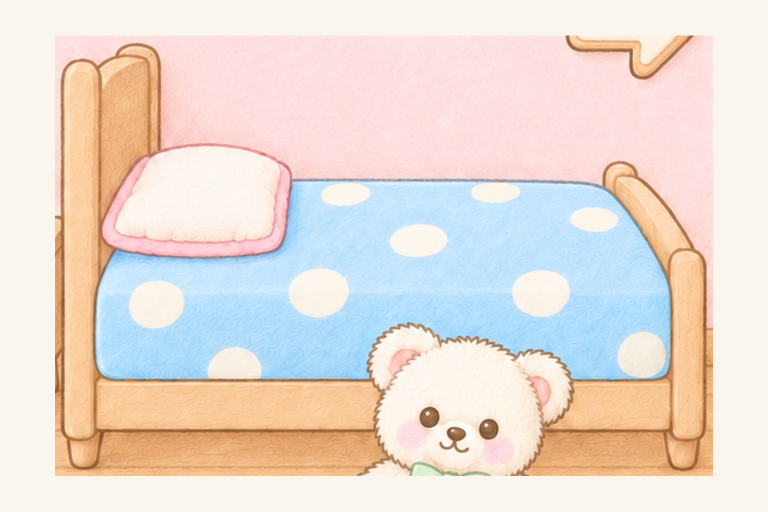
#> input picture art/ref/l4_v6_input/bed.png, 1536 x 1024 px (shown at 1/2 size)
$ python -i sheet_cut.py   (imports and definitions only)
#> lines starting #> are read from the running program, lines starting #| are printed output that depends on the picture
#!/usr/bin/env python3
"""Cắt tờ vẽ thành từng key, dọn alpha, căn các trạng thái của một đồ vật vào cùng khung và điểm neo.

Cần Python 3 + Pillow + numpy. Chạy từ thư mục gốc dự án (không dùng cờ -I).

  python tools/sheet_cut.py cut <file.md> [--sheet TÊN ...] [--src ẢNH] [--out THƯ_MỤC] [--res 1.5]
      Đọc "bảng tờ" trong file .md, cắt mọi tờ (hoặc chỉ các tờ --sheet), lưu từng key:
        mặc định  -> art/out/<thư mục>/<key>.png, ghi điểm neo vào art/out/anchors.json
        có --out  -> <out>/<key>.png và <out>/anchors.json (dùng khi thử)
      Ảnh kiểm tra (chồng 50% các trạng thái, dấu + ở điểm neo, nền kem) ở <đích>/_check/<nhóm>.png.
      Ảnh tờ tìm theo thứ tự: --src, art/out/_sheets/<tờ>.png, art/out/demo/<tờ>.png.

  python tools/sheet_cut.py clean <vào.png> <ra.png> [--ghi-de]
      Chỉ dọn alpha một ảnh (không cắt, không đổi cỡ). Không ghi đè ảnh vào trừ khi có --ghi-de.

  python tools/sheet_cut.py compose <file.md> [--anchors anchors.json] [--bg ẢNH] --out ẢNH_RA [--res 1.5]
      Ghép các key đã cắt lên nền 1024x1536 theo "bảng vị trí" (Key | X | Y [| Cảnh]) trong file .md,
      theo thứ tự dòng (dòng trên nằm dưới), để duyệt tỉ lệ, nét, màu. Không có --bg thì dùng nền kem trơn.
      --canh đầu / --canh lộ: chỉ ghép dòng có cột Cảnh chứa chữ đó (dòng để trống Cảnh luôn ghép).

Bảng tờ (markdown, tên cột phải đúng, thứ tự cột tùy ý; cột có dấu * là bắt buộc):
  | Tờ* | Ô* | Key* | Thư mục* | Nhóm | Neo | Hiển thị | Nét |
  - Tờ: tên tờ, ví dụ l1_pate_sheet (file art/out/_sheets/l1_pate_sheet.png).
  - Ô: x,y,w,h theo px trong tờ, ví dụ 0,0,512,1024.
  - Nhóm: các key cùng nhóm (các trạng thái của một đồ vật) được căn chung khung và chung tỉ lệ.
          Bỏ trống = nhóm riêng của key đó.
  - Neo: đáy | đỉnh | tâm | x,y (px trong tờ). Bỏ trống = đáy.
          đáy  = giữa phần vật ở dải 5% thấp nhất, trên mép đáy (đồ đặt sàn, mèo, nhân vật, chân hơi thơm, gốc que chim, đầu đuôi bong bóng)
          đỉnh = giữa phần vật ở dải 5% cao nhất, trên mép trên (móc đồng hồ, khoen quả lắc, mép trên rèm)
          tâm  = tâm khung bao (bướm, tia nổ, mặt mèo, thảm)
  - Hiển thị: "rộng 85" hoặc "cao 480" = cỡ trong game (khung 1024x1536). Công cụ tự co ảnh về cỡ đó × res.
          Mỗi nhóm cần ít nhất một dòng có Hiển thị; các dòng khác trong nhóm dùng chung tỉ lệ của dòng đó.
  - Nét: độ dày viền ngoài ở chỗ đậm nhất, px trong tờ = 3k (đồ vật, UI) hoặc 2,5k (mèo, nhân vật), không dưới 2k;
          k = cỡ AI thực vẽ ÷ cỡ hiển thị. Chỉ để giao việc cho Codex, công cụ cắt không dùng.
"""
import argparse
import json
import math
import re
import sys
import unicodedata
from pathlib import Path

import numpy as np
from PIL import Image, ImageDraw, ImageFilter

ROOT = Path(__file__).resolve().parent.parent
OUT = ROOT / "art" / "out"
CREAM = (251, 244, 230, 255)
LO, HI = 48, 235          # alpha <= LO -> 0, alpha >= HI -> 255 (ngưỡng Art 2D đề xuất ở A4)
MIN_BLOB = 120            # mảng rời nhỏ hơn số px này (ở cỡ tờ) bị xoá
PAD = 8                   # lề trong suốt quanh khung chung (px ở cỡ xuất)
BAND = 0.05               # dải 5% dùng cho neo đáy/đỉnh


# ---------- đọc bảng markdown ----------

def norm(s):
    s = unicodedata.normalize("NFC", s.strip().strip("`*").strip()).lower()
    return s


# [90 lines left out: functions md_tables, sheet_rows, position_rows, parse_anchor, parse_display, drop_specks, not called in this run]


def alpha_stats(a):
    return {"max": int(a.max()), "đặc": int((a == 255).sum()), "lửng": int(((a > 0) & (a < 255)).sum())}


# [11 lines left out: function clean_alpha, not called in this run]


def bleed(im):
    """Tô màu viền vào các điểm alpha 0 (giữ alpha 0) để lọc tuyến tính trong game không ra viền tối."""
    arr = np.array(im).astype(np.float32)
    a = arr[..., 3:4] / 255.0
    prem = arr[..., :3] * a
    out = arr.copy()
    hole = arr[..., 3] == 0
    done = ~hole
    for r in (2, 8, 32):
        ch = [Image.fromarray(np.clip(prem[..., i], 0, 255).astype(np.uint8)).filter(ImageFilter.GaussianBlur(r)) for i in range(3)]
        ab = np.array(Image.fromarray((a[..., 0] * 255).astype(np.uint8)).filter(ImageFilter.GaussianBlur(r))).astype(np.float32)
        ok = (~done) & (ab > 0.5)
        for i in range(3):
            c = np.array(ch[i]).astype(np.float32) * 255.0 / np.maximum(ab, 1e-3)
            out[..., i] = np.where(ok, np.clip(c, 0, 255), out[..., i])
        done |= ok
    out[..., 3] = arr[..., 3]
    return Image.fromarray(out.astype(np.uint8), "RGBA")


# ---------- neo và khung ----------

# [110 lines left out: functions bbox, find_anchor, find_sheet, cmd_cut, not called in this run]


def cross(draw, x, y, r=10, color=(220, 40, 40, 255)):
    draw.line((x - r, y, x + r, y), fill=color, width=2)
    draw.line((x, y - r, x, y + r), fill=color, width=2)


# [90 lines left out: functions save_check, cmd_clean, cmd_compose, main, not called in this run]


# [3 lines not run here, left out]

>>> import cv2
>>> picture = cv2.imread('../art/ref/l4_v6_input/bed.png', cv2.IMREAD_GRAYSCALE)
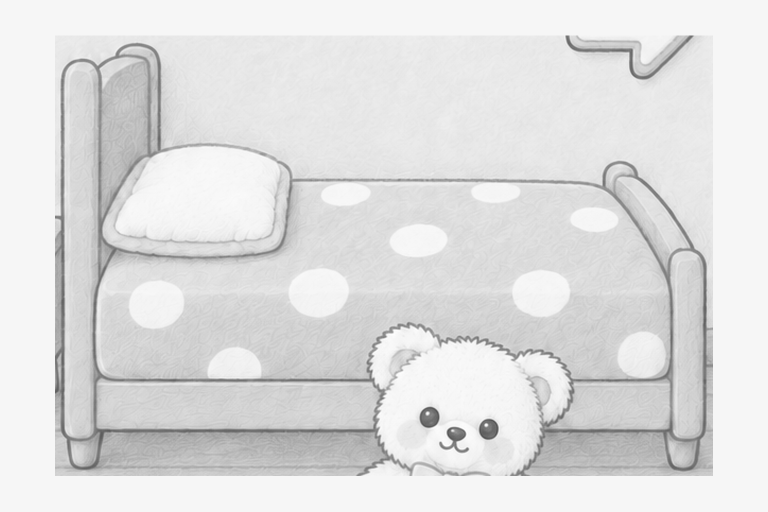
#> picture: shape (1024, 1536) (shown at 1/2 size); min 76, max 255, mean 223.4
>>> result = bleed(picture)
#> in bleed, `a = arr[..., 3:4] / 255.0`: a = 1024 values from 0.965 to 0.965
#> in bleed, `prem = arr[..., :3] * a`: prem = 1024 rows, first 8: [237.3, 237.3, 237.3], [237.3, 237.3, 237.3], [237.3, 237.3, 237.3], [237.3, 237.3, 237.3], [237.3, 237.3, 237.3], [237.3, 237.3, 237.3], [237.3, 237.3, 237.3], [237.3, 237.3, 237.3]
#> (the run stopped early here; a loop or call above may not have finished)

$ run again, on art/ref/l4_v6_input/curtain.png
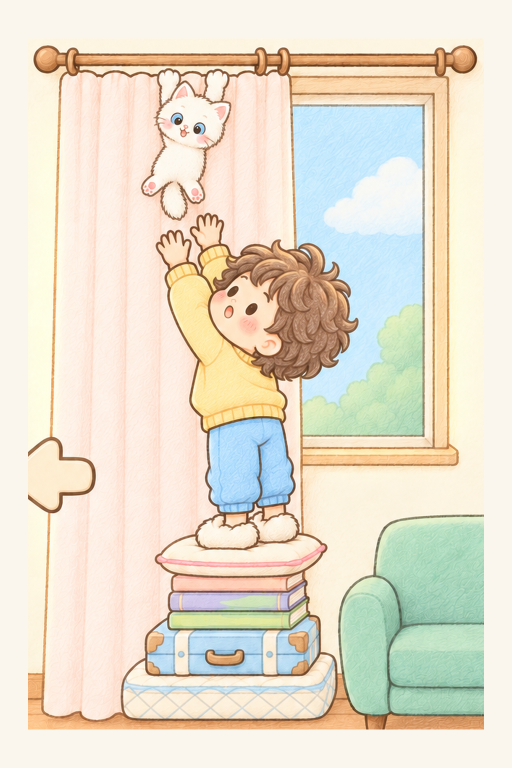
#> input picture art/ref/l4_v6_input/curtain.png, 1024 x 1536 px (shown at 1/2 size)
#> `picture = cv2.imread('../art/ref/l4_v6_input/bed.png', cv2.IMREAD_GRAY..`:
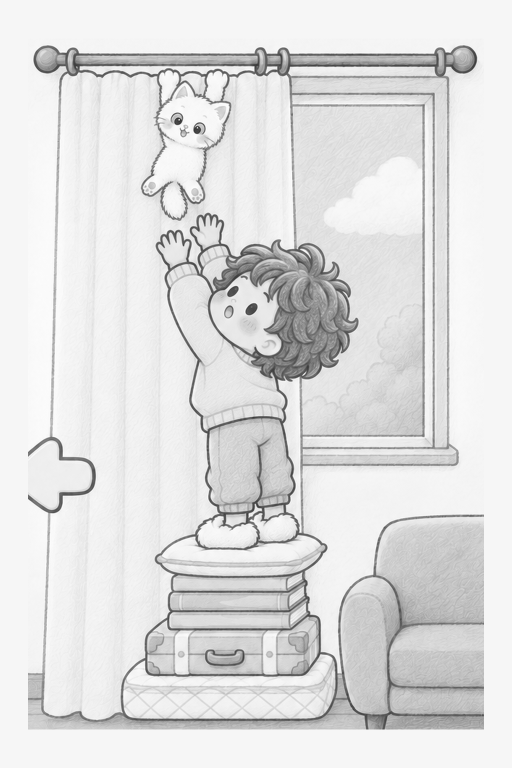
#> picture: shape (1536, 1024) (shown at 1/2 size); min 19, max 255, mean 223.4
#> a = 1536 values from 0.965 to 0.965
#> prem = 1536 rows, first 8: [237.3, 237.3, 237.3], [237.3, 237.3, 237.3], [237.3, 237.3, 237.3], [237.3, 237.3, 237.3], [237.3, 237.3, 237.3], [237.3, 237.3, 237.3], [237.3, 237.3, 237.3], [237.3, 237.3, 237.3]

$ run again, on art/ref/l4_v6_input/shelf.png
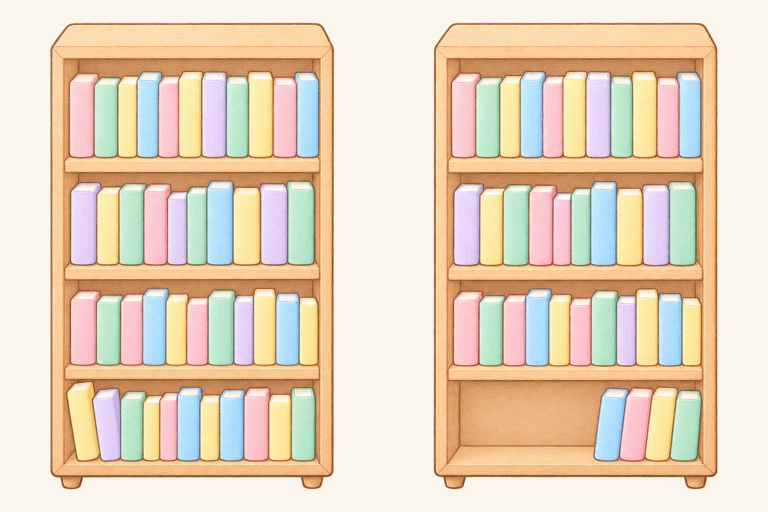
#> input picture art/ref/l4_v6_input/shelf.png, 1536 x 1024 px (shown at 1/2 size)
#> `picture = cv2.imread('../art/ref/l4_v6_input/bed.png', cv2.IMREAD_GRAY..`:
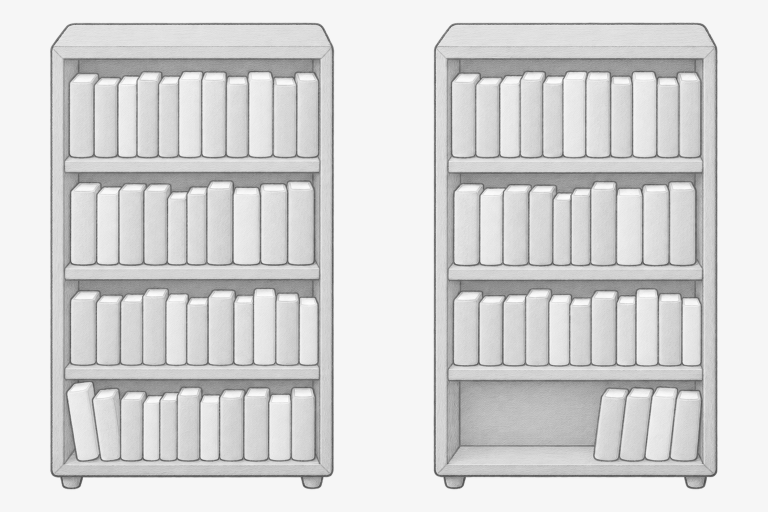
#> picture: shape (1024, 1536) (shown at 1/2 size); min 68, max 255, mean 214.5
#> a = 1024 values from 0.965 to 0.965
#> prem = 1024 rows, first 8: [237.3, 237.3, 237.3], [237.3, 237.3, 237.3], [237.3, 237.3, 237.3], [237.3, 237.3, 237.3], [237.3, 237.3, 237.3], [237.3, 237.3, 237.3], [237.3, 237.3, 237.3], [237.3, 237.3, 237.3]

$ run again, on art/ref/l4_v6_input/shelf_top.png
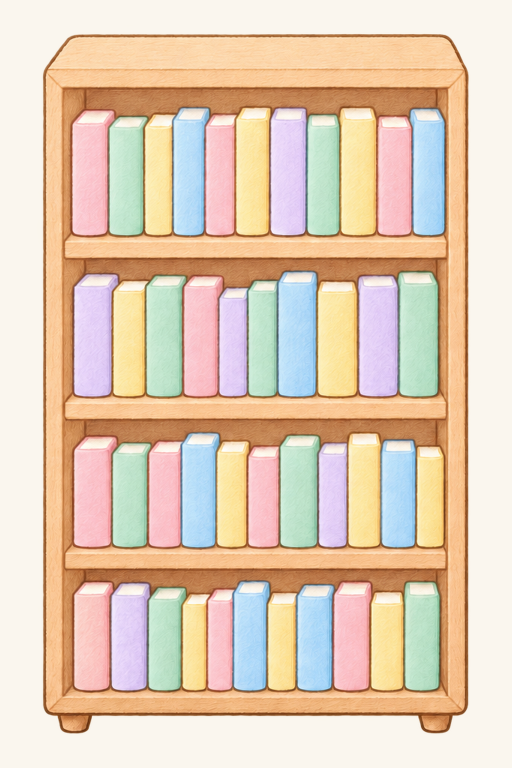
#> input picture art/ref/l4_v6_input/shelf_top.png, 1024 x 1536 px (shown at 1/2 size)
#> `picture = cv2.imread('../art/ref/l4_v6_input/bed.png', cv2.IMREAD_GRAY..`:
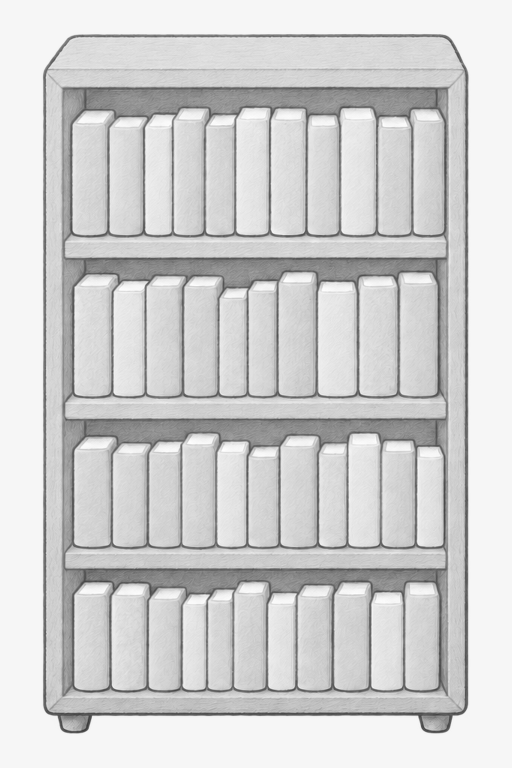
#> picture: shape (1536, 1024) (shown at 1/2 size); min 53, max 255, mean 207.5
#> a = 1536 values from 0.965 to 0.965
#> prem = 1536 rows, first 8: [237.3, 237.3, 237.3], [237.3, 237.3, 237.3], [237.3, 237.3, 237.3], [237.3, 237.3, 237.3], [237.3, 237.3, 237.3], [237.3, 237.3, 237.3], [237.3, 237.3, 237.3], [237.3, 237.3, 237.3]
